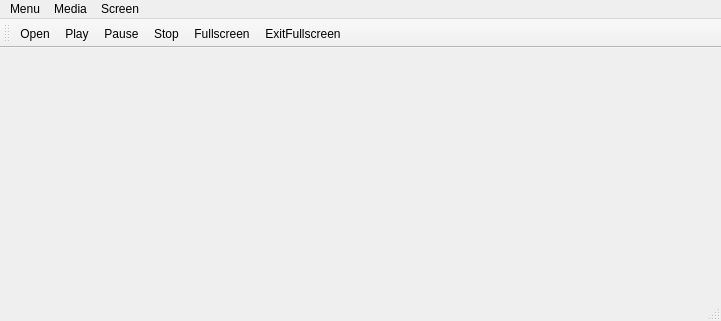
<?xml version="1.0" encoding="UTF-8"?>
<ui version="4.0">
 <class>MainWindow</class>
 <widget class="QMainWindow" name="MainWindow">
  <property name="geometry">
   <rect>
    <x>0</x>
    <y>0</y>
    <width>721</width>
    <height>321</height>
   </rect>
  </property>
  <property name="windowTitle">
   <string>MainWindow</string>
  </property>
  <widget class="QWidget" name="centralWidget"/>
  <widget class="QMenuBar" name="menuBar">
   <property name="geometry">
    <rect>
     <x>0</x>
     <y>0</y>
     <width>721</width>
     <height>19</height>
    </rect>
   </property>
   <widget class="QMenu" name="menuMenu">
    <property name="title">
     <string>Menu</string>
    </property>
    <addaction name="actionOpen"/>
    <addaction name="actionQuit"/>
   </widget>
   <widget class="QMenu" name="menuMedia">
    <property name="title">
     <string>Media</string>
    </property>
    <addaction name="actionPlay"/>
    <addaction name="actionPause"/>
    <addaction name="actionStop"/>
   </widget>
   <widget class="QMenu" name="menuScreen">
    <property name="title">
     <string>Screen</string>
    </property>
    <addaction name="actionFullscreen"/>
    <addaction name="actionExitFullscreen"/>
   </widget>
   <addaction name="menuMenu"/>
   <addaction name="menuMedia"/>
   <addaction name="menuScreen"/>
  </widget>
  <widget class="QToolBar" name="mainToolBar">
   <attribute name="toolBarArea">
    <enum>TopToolBarArea</enum>
   </attribute>
   <attribute name="toolBarBreak">
    <bool>false</bool>
   </attribute>
   <addaction name="actionOpen"/>
   <addaction name="actionPlay"/>
   <addaction name="actionPause"/>
   <addaction name="actionStop"/>
   <addaction name="actionFullscreen"/>
   <addaction name="actionExitFullscreen"/>
  </widget>
  <widget class="QStatusBar" name="statusBar"/>
  <action name="actionOpen">
   <property name="icon">
    <iconset resource="resources.qrc">
     <normaloff>:/images/icons/img_folder.png</normaloff>:/images/icons/img_folder.png</iconset>
   </property>
   <property name="text">
    <string>Open</string>
   </property>
   <property name="toolTip">
    <string>Open A File</string>
   </property>
  </action>
  <action name="actionPlay">
   <property name="icon">
    <iconset resource="resources.qrc">
     <normaloff>:/images/icons/img_play.png</normaloff>:/images/icons/img_play.png</iconset>
   </property>
   <property name="text">
    <string>Play</string>
   </property>
  </action>
  <action name="actionPause">
   <property name="icon">
    <iconset resource="resources.qrc">
     <normaloff>:/images/icons/img_pause.png</normaloff>:/images/icons/img_pause.png</iconset>
   </property>
   <property name="text">
    <string>Pause</string>
   </property>
  </action>
  <action name="actionStop">
   <property name="icon">
    <iconset resource="resources.qrc">
     <normaloff>:/images/icons/img_stop.png</normaloff>:/images/icons/img_stop.png</iconset>
   </property>
   <property name="text">
    <string>Stop</string>
   </property>
  </action>
  <action name="actionFullscreen">
   <property name="icon">
    <iconset resource="resources.qrc">
     <normaloff>:/images/icons/img_fullscreen.png</normaloff>:/images/icons/img_fullscreen.png</iconset>
   </property>
   <property name="text">
    <string>Fullscreen</string>
   </property>
  </action>
  <action name="actionQuit">
   <property name="icon">
    <iconset resource="resources.qrc">
     <normaloff>:/images/icons/img_quit.png</normaloff>:/images/icons/img_quit.png</iconset>
   </property>
   <property name="text">
    <string>Quit</string>
   </property>
   <property name="toolTip">
    <string>exit from app</string>
   </property>
  </action>
  <action name="actionExitFullscreen">
   <property name="icon">
    <iconset resource="resources.qrc">
     <normaloff>:/images/icons/img_exitfullscreen.png</normaloff>:/images/icons/img_exitfullscreen.png</iconset>
   </property>
   <property name="text">
    <string>ExitFullscreen</string>
   </property>
   <property name="toolTip">
    <string>Exit Full-screen</string>
   </property>
  </action>
 </widget>
 <layoutdefault spacing="6" margin="11"/>
 <resources>
  <include location="resources.qrc"/>
 </resources>
 <connections/>
</ui>
